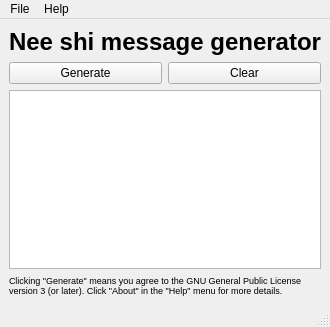
<?xml version="1.0" encoding="UTF-8"?>
<ui version="4.0">
 <class>mainWindow</class>
 <widget class="QMainWindow" name="mainWindow">
  <property name="geometry">
   <rect>
    <x>0</x>
    <y>0</y>
    <width>310</width>
    <height>327</height>
   </rect>
  </property>
  <property name="sizePolicy">
   <sizepolicy hsizetype="Preferred" vsizetype="Preferred">
    <horstretch>0</horstretch>
    <verstretch>0</verstretch>
   </sizepolicy>
  </property>
  <property name="windowTitle">
   <string>Nee shi message generator</string>
  </property>
  <widget class="QWidget" name="centralwidget">
   <layout class="QGridLayout" name="gridLayout">
    <item row="0" column="0" colspan="2">
     <widget class="QLabel" name="neeshiLabel">
      <property name="text">
       <string>&lt;html&gt;&lt;head/&gt;&lt;body&gt;&lt;p align=&quot;center&quot;&gt;&lt;span style=&quot; font-size:18pt; font-weight:600;&quot;&gt;Nee shi message generator&lt;/span&gt;&lt;/p&gt;&lt;/body&gt;&lt;/html&gt;</string>
      </property>
     </widget>
    </item>
    <item row="1" column="0">
     <widget class="QPushButton" name="neeshiButton">
      <property name="text">
       <string>Generate</string>
      </property>
     </widget>
    </item>
    <item row="1" column="1">
     <widget class="QPushButton" name="neeshiClear">
      <property name="text">
       <string>Clear</string>
      </property>
     </widget>
    </item>
    <item row="2" column="0" colspan="2">
     <widget class="QPlainTextEdit" name="neeshiMsg">
      <property name="undoRedoEnabled">
       <bool>false</bool>
      </property>
      <property name="readOnly">
       <bool>true</bool>
      </property>
      <property name="plainText">
       <string/>
      </property>
      <property name="placeholderText">
       <string/>
      </property>
     </widget>
    </item>
    <item row="3" column="0" colspan="2">
     <widget class="QLabel" name="label">
      <property name="text">
       <string>&lt;html&gt;&lt;head/&gt;&lt;body&gt;&lt;p&gt;&lt;span style=&quot; font-size:7pt;&quot;&gt;Clicking &amp;quot;Generate&amp;quot; means you agree to the GNU General Public License version 3 (or later). Click &amp;quot;About&amp;quot; in the &amp;quot;Help&amp;quot; menu for more details.&lt;/span&gt;&lt;/p&gt;&lt;/body&gt;&lt;/html&gt;</string>
      </property>
      <property name="wordWrap">
       <bool>true</bool>
      </property>
     </widget>
    </item>
   </layout>
  </widget>
  <widget class="QMenuBar" name="menubar">
   <property name="geometry">
    <rect>
     <x>0</x>
     <y>0</y>
     <width>310</width>
     <height>29</height>
    </rect>
   </property>
   <widget class="QMenu" name="menuFile">
    <property name="title">
     <string>File</string>
    </property>
    <addaction name="actionQuit"/>
   </widget>
   <widget class="QMenu" name="menuHelp">
    <property name="title">
     <string>Help</string>
    </property>
    <addaction name="actionAbout"/>
   </widget>
   <addaction name="menuFile"/>
   <addaction name="menuHelp"/>
  </widget>
  <widget class="QStatusBar" name="statusbar"/>
  <action name="actionAbout">
   <property name="text">
    <string>About</string>
   </property>
  </action>
  <action name="actionQuit">
   <property name="text">
    <string>Quit</string>
   </property>
  </action>
 </widget>
 <tabstops>
  <tabstop>neeshiButton</tabstop>
  <tabstop>neeshiClear</tabstop>
  <tabstop>neeshiMsg</tabstop>
 </tabstops>
 <resources/>
 <connections>
  <connection>
   <sender>neeshiClear</sender>
   <signal>clicked()</signal>
   <receiver>neeshiMsg</receiver>
   <slot>clear()</slot>
   <hints>
    <hint type="sourcelabel">
     <x>160</x>
     <y>81</y>
    </hint>
    <hint type="destinationlabel">
     <x>210</x>
     <y>145</y>
    </hint>
   </hints>
  </connection>
 </connections>
</ui>
